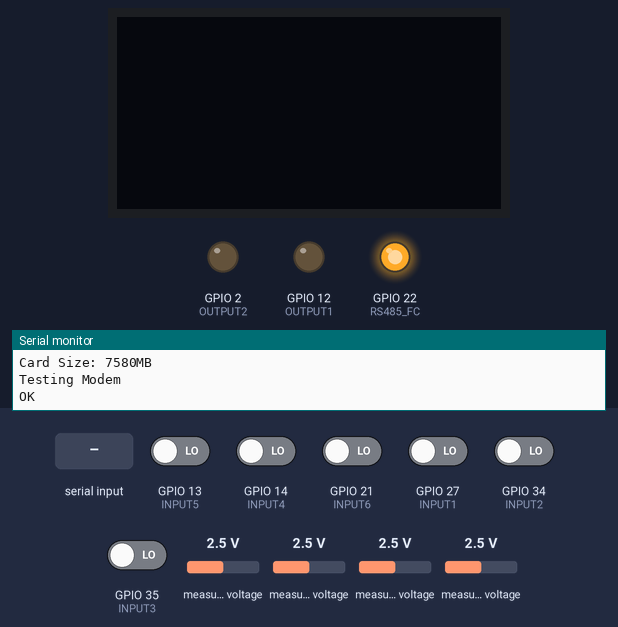
This sketch was run on a simulated ESP32. Parts: 128×64 one-colour display, output pins drawn as LEDs (lit = HIGH), the last lines printed to the serial monitor. Inputs (shaded band) come from the test bench; at power-on: GPIO 13 (INPUT5), GPIO 14 (INPUT4), GPIO 21 (INPUT6), GPIO 27 (INPUT1), GPIO 34 (INPUT2), GPIO 35 (INPUT3) LOW, measured voltage 2.5 V. The display library's start-up logo is not drawn; the local clock reads 2024-03-15 10:24:30 at power-on unless the sketch sets it; storage starts empty; the modem accepts every AT command (registered, SIM ready, sends succeed) and sends nothing else; pins used as bus, display or sensor lines are not drawn.

Above: at 7.9 s.
8.0 s: "1" received over the second serial link
At 37.5 s:
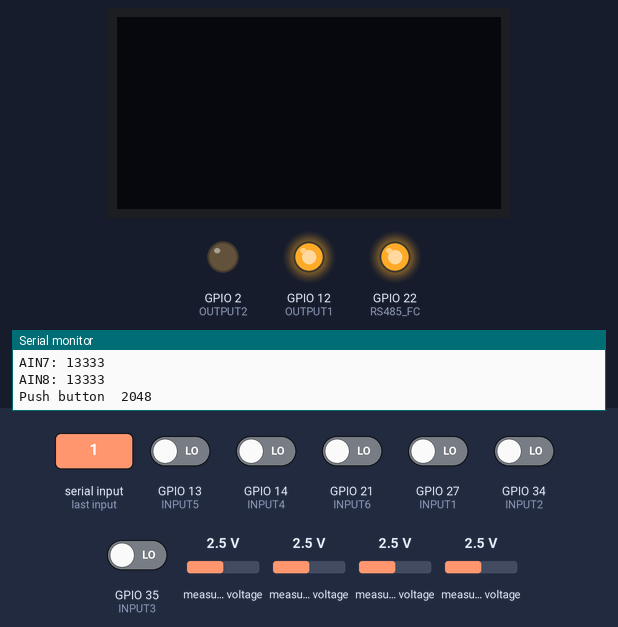
At 38.0 s:
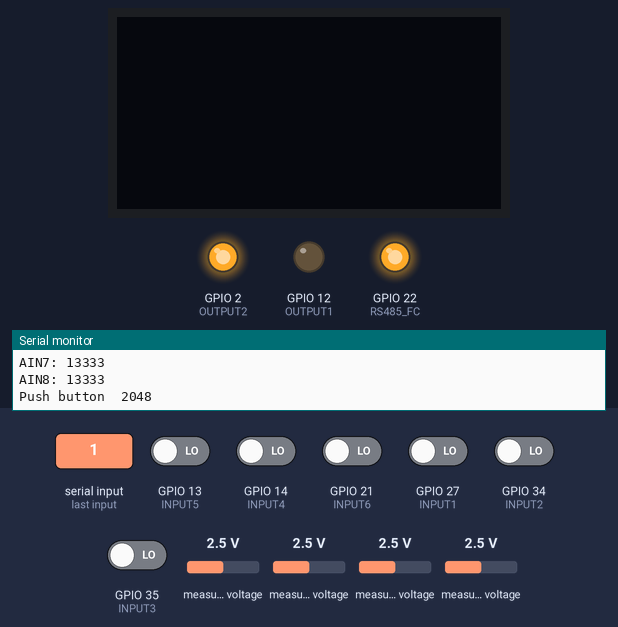
Timing chart, 0 to 39.1 s (numbered marks = the images above; inputs shaded):
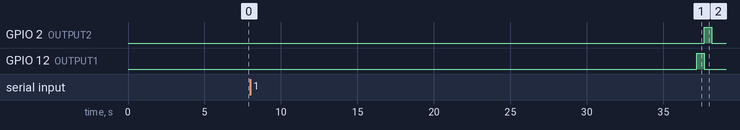

The sketch:

GSM-AE04-V_I_SIM800.ino
```cpp
/*
 * RTC Check
 * micro SD Card Check
 * RS485
 * SIM800C
 * All Output Turn ON Series
 * All input status serial print
 * Turns ON All Outputs in series
 * Serial prints all the input status
 * SIM800C External Antenna Test
 */

#include <SPI.h>
#include <Wire.h>
#include <Adafruit_GFX.h>
#include <Adafruit_SSD1306.h>
#include <Adafruit_ADS1X15.h>
#include "FS.h"
#include "SD.h"
#include "RTClib.h"

#define ANALOG_PIN_0 36

#define INPUT1 27
#define INPUT2 34
#define INPUT3 35
#define INPUT4 14
#define INPUT5 13
#define INPUT6 21

#define OUTPUT1 12
#define OUTPUT2 2

#define RS485_RX 25
#define RS485_TX 26
#define RS485_FC 22

#define GSM_RX 33
#define GSM_TX 32

#define SD_CS 15

#define SCREEN_WIDTH 128 // OLED display width, in pixels
#define SCREEN_HEIGHT 64 // OLED display height, in pixels

#define OLED_RESET     -1 // Reset pin # (or -1 if sharing Arduino reset pin)
Adafruit_SSD1306 display(SCREEN_WIDTH, SCREEN_HEIGHT, &Wire, OLED_RESET);

Adafruit_ADS1115 ads1;
Adafruit_ADS1115 ads2;

int analog_value = 0;

RTC_DS3231 rtc;
char daysOfTheWeek[7][12] = {"Sunday", "Monday", "Tuesday", "Wednesday", "Thursday", "Friday", "Saturday"};

int readSwitch(){
  analog_value = analogRead(ANALOG_PIN_0);
  return analog_value; //Read analog
}

unsigned long int timer1 = 0;
// ================================================ SETUP ================================================
void setup() {
  Serial.begin(115200);
  Serial.println("Hello");
  Serial1.begin(9600, SERIAL_8N1, RS485_RX, RS485_TX);
  Serial2.begin(9600, SERIAL_8N1, GSM_TX, GSM_RX);

  pinMode(RS485_FC, OUTPUT);
  digitalWrite(RS485_FC, HIGH);   // RS-485

  pinMode(OUTPUT1, OUTPUT);
  pinMode(OUTPUT2, OUTPUT);

  pinMode(INPUT1, INPUT);
  pinMode(INPUT2, INPUT);
  pinMode(INPUT3, INPUT);
  pinMode(INPUT4, INPUT);
  pinMode(INPUT5, INPUT);
  pinMode(INPUT6, INPUT);

  pinMode(SD_CS, OUTPUT);
  digitalWrite(SD_CS,HIGH);

  Wire.begin(16,17);

  if(!display.begin(SSD1306_SWITCHCAPVCC, 0x3C)) { // Address 0x3D for 128x64
    Serial.println(F("SSD1306 allocation failed"));
    for(;;); // Don't proceed, loop forever
  }
  display.display();
  if (!ads1.begin(0x48)) {
    Serial.println("Failed to initialize ADS 1 .");
    while (1);
  }
  if (!ads2.begin(0x49)) {
    Serial.println("Failed to initialize ADS 2 .");
    while (1);
  }
  RTC_Check();
  delay(1000);
  SD_CHECK();
  delay(1000);

  Serial.println("Testing Modem");
  timer1 = millis();
  Serial2.println("AT");
  while(millis()<timer1+10000){
    while (Serial2.available()) {
    int inByte = Serial2.read();
    Serial.write(inByte);
    }
  }
  timer1 = millis();
  Serial2.println("AT+CPIN?");
  while(millis()<timer1+10000){
    while (Serial2.available()) {
    int inByte = Serial2.read();
    Serial.write(inByte);
    }
  }
  timer1 = millis();
  Serial2.println("AT+CFUN?");
  while(millis()<timer1+10000){
    while (Serial2.available()) {
    int inByte = Serial2.read();
    Serial.write(inByte);
    }
  }
  Serial.println("Testing Modem Done");
  adcAttachPin(36);
  digitalWrite(RS485_FC, HIGH);   // RS-485
}

void loop() {
  int16_t adc0, adc1, adc2, adc3;
  float volts0, volts1, volts2, volts3;
  // read from port 0, send to port 1:
  while (Serial.available()) {
    int inByte = Serial.read();
    Serial2.write(inByte);
  }

  while (Serial2.available()) {
    int inByte = Serial2.read();
    Serial.write(inByte);
  }
  Serial.print(digitalRead(INPUT1));
  Serial.print(digitalRead(INPUT2));
  Serial.print(digitalRead(INPUT3));
  Serial.print(digitalRead(INPUT4));
  Serial.print(digitalRead(INPUT5));
  Serial.print(digitalRead(INPUT6));
  Serial.println("");

  adc0 = ads1.readADC_SingleEnded(0);
  adc1 = ads1.readADC_SingleEnded(1);
  adc2 = ads1.readADC_SingleEnded(2);
  adc3 = ads1.readADC_SingleEnded(3);

  Serial.println("-----------------------------------------------------------");
  Serial.print("AIN1: "); Serial.print(adc0); Serial.println("  ");
  Serial.print("AIN2: "); Serial.print(adc1); Serial.println("  ");
  Serial.print("AIN3: "); Serial.print(adc2); Serial.println("  ");
  Serial.print("AIN4: "); Serial.print(adc3); Serial.println("  ");

  adc0 = ads2.readADC_SingleEnded(0);
  adc1 = ads2.readADC_SingleEnded(1);
  adc2 = ads2.readADC_SingleEnded(2);
  adc3 = ads2.readADC_SingleEnded(3);

  Serial.print("AIN5: "); Serial.print(adc0); Serial.println("  ");
  Serial.print("AIN6: "); Serial.print(adc1); Serial.println("  ");
  Serial.print("AIN7: "); Serial.print(adc2); Serial.println("  ");
  Serial.print("AIN8: "); Serial.print(adc3); Serial.println("  ");

  Serial.println("");
  Serial.print("Push button  ");
  Serial.println(readSwitch());
  Serial.println("");

  digitalWrite(OUTPUT1, HIGH);
  digitalWrite(OUTPUT2, LOW);
  delay(500);
  digitalWrite(OUTPUT1, LOW);
  digitalWrite(OUTPUT2, HIGH);
  delay(500);
  digitalWrite(OUTPUT1, LOW);
  digitalWrite(OUTPUT2, LOW);
  Serial1.println("Hello RS-485");
  delay(1000);
}

void displayTime(void) {
  DateTime now = rtc.now();
  Serial.print(now.year(), DEC);
  Serial.print('/');
  Serial.print(now.month(), DEC);
  Serial.print('/');
  Serial.print(now.day(), DEC);
  Serial.print(" ");
  Serial.print(daysOfTheWeek[now.dayOfTheWeek()]);

  Serial.print(now.hour(), DEC);
  Serial.print(':');
  Serial.print(now.minute(), DEC);
  Serial.print(':');
  Serial.print(now.second(), DEC);
  Serial.println();
  delay(1000);
}

void RTC_Check(){
  if (! rtc.begin()) {
    Serial.println("Couldn't find RTC");
  }
 else{
  if (rtc.lostPower()) {
    Serial.println("RTC lost power, lets set the time!");
    rtc.adjust(DateTime(F(__DATE__), F(__TIME__)));
  }
  int a=1;
  while(a<6)  {
    displayTime();   // printing time function for oled
    a=a+1;
  }
 }
}

void SD_CHECK(){
  uint8_t cardType = SD.cardType();
    if(SD.begin(15)) {
      Serial.println("Card Mount: success");
      Serial.print("Card Type: ");
      if(cardType == CARD_MMC){
         Serial.println("MMC");
      }
      else if(cardType == CARD_SD){
        Serial.println("SDSC");
      }
      else if(cardType == CARD_SDHC){
        Serial.println("SDHC");
      }
      else {
        Serial.println("Unknown");
      }
     int cardSize = SD.cardSize() / (1024 * 1024);
     Serial.printf("Card Size: %lluMB\n", cardSize);
  }
  if(!SD.begin(15))  {
    Serial.println("NO SD card");
  }
}
```
